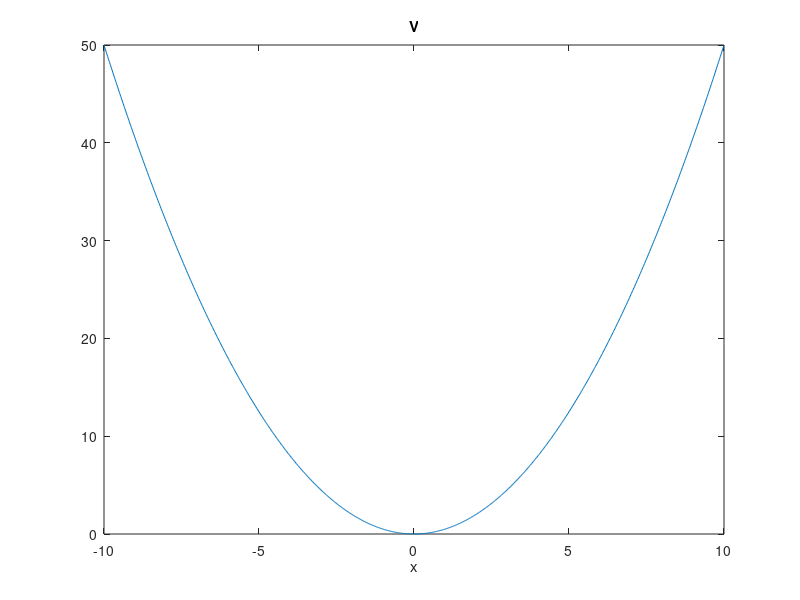

The MATLAB script that drew this image: (Note: this script raises an error after producing the figure.)
close all;
% =====  params  ========
V = @(x) 0.5*x.*x;
mass = 1;
xmin = -10; xmid = 0; xmax = 10;
Espan = [0.1, 10];
Eresolution = 100;
NstepMin = 1000;
% =======================

x = linspace(xmin, xmax, 1000);
figure; plot(x, V(x));
xlabel x; title V;

[Eng, X, Psi] = bound_shooting(V, xmin, xmid, xmax, mass, Espan, ....
    Eresolution, odeset('RelTol',1e-6, 'MaxStep',abs(xmax-xmin)/NstepMin),...
	true);
